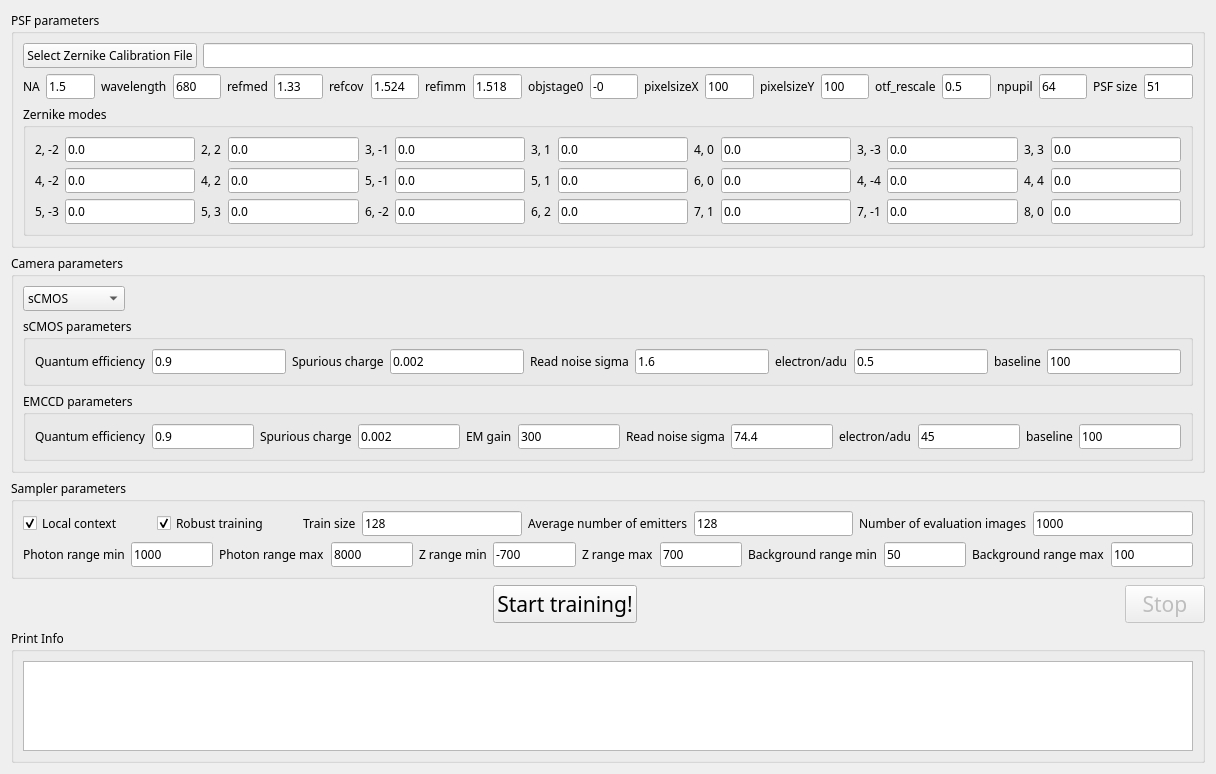
<?xml version="1.0" encoding="UTF-8"?>
<ui version="4.0">
 <class>DeepLoc_learning</class>
 <widget class="QWidget" name="DeepLoc_learning">
  <property name="geometry">
   <rect>
    <x>0</x>
    <y>0</y>
    <width>1216</width>
    <height>774</height>
   </rect>
  </property>
  <property name="windowTitle">
   <string>Form</string>
  </property>
  <layout class="QVBoxLayout" name="verticalLayout_7">
   <item>
    <widget class="QGroupBox" name="PSF_params_gb">
     <property name="font">
      <font>
       <family>Arial Rounded MT Bold</family>
      </font>
     </property>
     <property name="title">
      <string>PSF parameters</string>
     </property>
     <layout class="QVBoxLayout" name="verticalLayout">
      <item>
       <layout class="QHBoxLayout" name="horizontalLayout_9">
        <item>
         <widget class="QPushButton" name="select_calibration_bt">
          <property name="font">
           <font>
            <family>Arial Rounded MT Bold</family>
           </font>
          </property>
          <property name="text">
           <string>Select Zernike Calibration File</string>
          </property>
         </widget>
        </item>
        <item>
         <widget class="QLineEdit" name="model_path_le"/>
        </item>
       </layout>
      </item>
      <item>
       <layout class="QHBoxLayout" name="horizontalLayout_10">
        <item>
         <widget class="QLabel" name="na_l">
          <property name="text">
           <string>NA</string>
          </property>
         </widget>
        </item>
        <item>
         <widget class="QLineEdit" name="na_le">
          <property name="text">
           <string>1.5</string>
          </property>
         </widget>
        </item>
        <item>
         <widget class="QLabel" name="lambda_l">
          <property name="text">
           <string>wavelength</string>
          </property>
         </widget>
        </item>
        <item>
         <widget class="QLineEdit" name="lambda_le">
          <property name="text">
           <string>680</string>
          </property>
         </widget>
        </item>
        <item>
         <widget class="QLabel" name="refmed_l">
          <property name="text">
           <string>refmed</string>
          </property>
         </widget>
        </item>
        <item>
         <widget class="QLineEdit" name="refmed_le">
          <property name="text">
           <string>1.33</string>
          </property>
         </widget>
        </item>
        <item>
         <widget class="QLabel" name="refcov_l">
          <property name="text">
           <string>refcov</string>
          </property>
         </widget>
        </item>
        <item>
         <widget class="QLineEdit" name="refcov_le">
          <property name="text">
           <string>1.524</string>
          </property>
         </widget>
        </item>
        <item>
         <widget class="QLabel" name="refimm_l">
          <property name="text">
           <string>refimm</string>
          </property>
         </widget>
        </item>
        <item>
         <widget class="QLineEdit" name="refimm_le">
          <property name="text">
           <string>1.518</string>
          </property>
         </widget>
        </item>
        <item>
         <widget class="QLabel" name="objstage0_l">
          <property name="text">
           <string>objstage0</string>
          </property>
         </widget>
        </item>
        <item>
         <widget class="QLineEdit" name="objstage0_le">
          <property name="text">
           <string>-0</string>
          </property>
         </widget>
        </item>
        <item>
         <widget class="QLabel" name="pixelsizex_l">
          <property name="text">
           <string>pixelsizeX</string>
          </property>
         </widget>
        </item>
        <item>
         <widget class="QLineEdit" name="pixelsizex_le">
          <property name="text">
           <string>100</string>
          </property>
         </widget>
        </item>
        <item>
         <widget class="QLabel" name="pixelsizey_l">
          <property name="text">
           <string>pixelsizeY</string>
          </property>
         </widget>
        </item>
        <item>
         <widget class="QLineEdit" name="pixelsizey_le">
          <property name="text">
           <string>100</string>
          </property>
         </widget>
        </item>
        <item>
         <widget class="QLabel" name="otfrescale_l">
          <property name="text">
           <string>otf_rescale</string>
          </property>
         </widget>
        </item>
        <item>
         <widget class="QLineEdit" name="otfrescale_le">
          <property name="text">
           <string>0.5</string>
          </property>
         </widget>
        </item>
        <item>
         <widget class="QLabel" name="npupil_l">
          <property name="text">
           <string>npupil</string>
          </property>
         </widget>
        </item>
        <item>
         <widget class="QLineEdit" name="npupil_le">
          <property name="text">
           <string>64</string>
          </property>
         </widget>
        </item>
        <item>
         <widget class="QLabel" name="psfsize_l">
          <property name="text">
           <string>PSF size</string>
          </property>
         </widget>
        </item>
        <item>
         <widget class="QLineEdit" name="psfsize_le">
          <property name="text">
           <string>51</string>
          </property>
         </widget>
        </item>
       </layout>
      </item>
      <item>
       <widget class="QGroupBox" name="zernikemodes_gb">
        <property name="title">
         <string>Zernike modes</string>
        </property>
        <layout class="QHBoxLayout" name="horizontalLayout">
         <item>
          <layout class="QVBoxLayout" name="verticalLayout_2">
           <item>
            <layout class="QHBoxLayout" name="horizontalLayout_2">
             <item>
              <widget class="QLabel" name="zer2m2_l">
               <property name="text">
                <string>2, -2</string>
               </property>
              </widget>
             </item>
             <item>
              <widget class="QLineEdit" name="zer2m2_le">
               <property name="text">
                <string>0.0</string>
               </property>
              </widget>
             </item>
             <item>
              <widget class="QLabel" name="zer22_l">
               <property name="text">
                <string>2, 2</string>
               </property>
              </widget>
             </item>
             <item>
              <widget class="QLineEdit" name="zer22_le">
               <property name="text">
                <string>0.0</string>
               </property>
              </widget>
             </item>
             <item>
              <widget class="QLabel" name="zer3m1_l">
               <property name="text">
                <string>3, -1</string>
               </property>
              </widget>
             </item>
             <item>
              <widget class="QLineEdit" name="zer3m1_le">
               <property name="text">
                <string>0.0</string>
               </property>
              </widget>
             </item>
             <item>
              <widget class="QLabel" name="zer31_l">
               <property name="text">
                <string>3, 1</string>
               </property>
              </widget>
             </item>
             <item>
              <widget class="QLineEdit" name="zer31_le">
               <property name="text">
                <string>0.0</string>
               </property>
              </widget>
             </item>
             <item>
              <widget class="QLabel" name="zer40_l">
               <property name="text">
                <string>4, 0</string>
               </property>
              </widget>
             </item>
             <item>
              <widget class="QLineEdit" name="zer40_le">
               <property name="text">
                <string>0.0</string>
               </property>
              </widget>
             </item>
             <item>
              <widget class="QLabel" name="zer3m3_l">
               <property name="text">
                <string>3, -3</string>
               </property>
              </widget>
             </item>
             <item>
              <widget class="QLineEdit" name="zer3m3_le">
               <property name="text">
                <string>0.0</string>
               </property>
              </widget>
             </item>
             <item>
              <widget class="QLabel" name="zer33_l">
               <property name="text">
                <string>3, 3</string>
               </property>
              </widget>
             </item>
             <item>
              <widget class="QLineEdit" name="zer33_le">
               <property name="text">
                <string>0.0</string>
               </property>
              </widget>
             </item>
            </layout>
           </item>
           <item>
            <layout class="QHBoxLayout" name="horizontalLayout_3">
             <item>
              <widget class="QLabel" name="zer4m2_l">
               <property name="text">
                <string>4, -2</string>
               </property>
              </widget>
             </item>
             <item>
              <widget class="QLineEdit" name="zer4m2_le">
               <property name="text">
                <string>0.0</string>
               </property>
              </widget>
             </item>
             <item>
              <widget class="QLabel" name="zer42_l">
               <property name="text">
                <string>4, 2</string>
               </property>
              </widget>
             </item>
             <item>
              <widget class="QLineEdit" name="zer42_le">
               <property name="text">
                <string>0.0</string>
               </property>
              </widget>
             </item>
             <item>
              <widget class="QLabel" name="zer5m1_l">
               <property name="text">
                <string>5, -1</string>
               </property>
              </widget>
             </item>
             <item>
              <widget class="QLineEdit" name="zer5m1_le">
               <property name="text">
                <string>0.0</string>
               </property>
              </widget>
             </item>
             <item>
              <widget class="QLabel" name="zer51_l">
               <property name="text">
                <string>5, 1</string>
               </property>
              </widget>
             </item>
             <item>
              <widget class="QLineEdit" name="zer51_le">
               <property name="text">
                <string>0.0</string>
               </property>
              </widget>
             </item>
             <item>
              <widget class="QLabel" name="zer60_l">
               <property name="text">
                <string>6, 0</string>
               </property>
              </widget>
             </item>
             <item>
              <widget class="QLineEdit" name="zer60_le">
               <property name="text">
                <string>0.0</string>
               </property>
              </widget>
             </item>
             <item>
              <widget class="QLabel" name="zer4m3_l">
               <property name="text">
                <string>4, -4</string>
               </property>
              </widget>
             </item>
             <item>
              <widget class="QLineEdit" name="zer4m4_le">
               <property name="text">
                <string>0.0</string>
               </property>
              </widget>
             </item>
             <item>
              <widget class="QLabel" name="zer44_l">
               <property name="text">
                <string>4, 4</string>
               </property>
              </widget>
             </item>
             <item>
              <widget class="QLineEdit" name="zer44_le">
               <property name="text">
                <string>0.0</string>
               </property>
              </widget>
             </item>
            </layout>
           </item>
           <item>
            <layout class="QHBoxLayout" name="horizontalLayout_4">
             <item>
              <widget class="QLabel" name="zer5m3_l">
               <property name="text">
                <string>5, -3</string>
               </property>
              </widget>
             </item>
             <item>
              <widget class="QLineEdit" name="zer5m3_le">
               <property name="text">
                <string>0.0</string>
               </property>
              </widget>
             </item>
             <item>
              <widget class="QLabel" name="zer53_l">
               <property name="text">
                <string>5, 3</string>
               </property>
              </widget>
             </item>
             <item>
              <widget class="QLineEdit" name="zer53_le">
               <property name="text">
                <string>0.0</string>
               </property>
              </widget>
             </item>
             <item>
              <widget class="QLabel" name="zer6m2_l">
               <property name="text">
                <string>6, -2</string>
               </property>
              </widget>
             </item>
             <item>
              <widget class="QLineEdit" name="zer6m2_le">
               <property name="text">
                <string>0.0</string>
               </property>
              </widget>
             </item>
             <item>
              <widget class="QLabel" name="zer62_l">
               <property name="text">
                <string>6, 2</string>
               </property>
              </widget>
             </item>
             <item>
              <widget class="QLineEdit" name="zer62_le">
               <property name="text">
                <string>0.0</string>
               </property>
              </widget>
             </item>
             <item>
              <widget class="QLabel" name="zer71_l">
               <property name="text">
                <string>7, 1</string>
               </property>
              </widget>
             </item>
             <item>
              <widget class="QLineEdit" name="zer71_le">
               <property name="text">
                <string>0.0</string>
               </property>
              </widget>
             </item>
             <item>
              <widget class="QLabel" name="zer7m1_l">
               <property name="text">
                <string>7, -1</string>
               </property>
              </widget>
             </item>
             <item>
              <widget class="QLineEdit" name="zer7m1_le">
               <property name="text">
                <string>0.0</string>
               </property>
              </widget>
             </item>
             <item>
              <widget class="QLabel" name="zer80_l">
               <property name="text">
                <string>8, 0</string>
               </property>
              </widget>
             </item>
             <item>
              <widget class="QLineEdit" name="zer80_le">
               <property name="text">
                <string>0.0</string>
               </property>
              </widget>
             </item>
            </layout>
           </item>
          </layout>
         </item>
        </layout>
       </widget>
      </item>
     </layout>
    </widget>
   </item>
   <item>
    <widget class="QGroupBox" name="camera_params_gb">
     <property name="font">
      <font>
       <family>Arial Rounded MT Bold</family>
      </font>
     </property>
     <property name="title">
      <string>Camera parameters</string>
     </property>
     <layout class="QVBoxLayout" name="verticalLayout_3">
      <item>
       <layout class="QHBoxLayout" name="horizontalLayout_6">
        <item>
         <widget class="QComboBox" name="cameratype_cb">
          <item>
           <property name="text">
            <string>sCMOS</string>
           </property>
          </item>
          <item>
           <property name="text">
            <string>EMCCD</string>
           </property>
          </item>
          <item>
           <property name="text">
            <string>Idea Camera</string>
           </property>
          </item>
         </widget>
        </item>
        <item>
         <spacer name="horizontalSpacer_3">
          <property name="orientation">
           <enum>Qt::Horizontal</enum>
          </property>
          <property name="sizeHint" stdset="0">
           <size>
            <width>40</width>
            <height>20</height>
           </size>
          </property>
         </spacer>
        </item>
       </layout>
      </item>
      <item>
       <widget class="QGroupBox" name="scmosparameter_gb">
        <property name="title">
         <string>sCMOS parameters</string>
        </property>
        <layout class="QVBoxLayout" name="verticalLayout_4">
         <item>
          <layout class="QHBoxLayout" name="horizontalLayout_7">
           <item>
            <widget class="QLabel" name="scmosqe_l">
             <property name="text">
              <string>Quantum efficiency</string>
             </property>
            </widget>
           </item>
           <item>
            <widget class="QLineEdit" name="scmosqe_le">
             <property name="text">
              <string>0.9</string>
             </property>
            </widget>
           </item>
           <item>
            <widget class="QLabel" name="scmosspuriouscharge_l">
             <property name="text">
              <string>Spurious charge</string>
             </property>
            </widget>
           </item>
           <item>
            <widget class="QLineEdit" name="scmosspuriouscharge_le">
             <property name="text">
              <string>0.002</string>
             </property>
            </widget>
           </item>
           <item>
            <widget class="QLabel" name="scmosreadnoisesigma_l">
             <property name="text">
              <string>Read noise sigma</string>
             </property>
            </widget>
           </item>
           <item>
            <widget class="QLineEdit" name="scmosreadnoisesigma_le">
             <property name="text">
              <string>1.6</string>
             </property>
            </widget>
           </item>
           <item>
            <widget class="QLabel" name="scmose_per_adu_l">
             <property name="text">
              <string>electron/adu</string>
             </property>
            </widget>
           </item>
           <item>
            <widget class="QLineEdit" name="scmose_per_adu_le">
             <property name="text">
              <string>0.5</string>
             </property>
            </widget>
           </item>
           <item>
            <widget class="QLabel" name="scmosbaseline_l">
             <property name="text">
              <string>baseline</string>
             </property>
            </widget>
           </item>
           <item>
            <widget class="QLineEdit" name="scmosbaseline_le">
             <property name="text">
              <string>100</string>
             </property>
            </widget>
           </item>
          </layout>
         </item>
        </layout>
       </widget>
      </item>
      <item>
       <widget class="QGroupBox" name="emccdparameter_gb">
        <property name="title">
         <string>EMCCD parameters</string>
        </property>
        <layout class="QVBoxLayout" name="verticalLayout_5">
         <item>
          <layout class="QHBoxLayout" name="horizontalLayout_8">
           <item>
            <widget class="QLabel" name="emccdqe_l">
             <property name="text">
              <string>Quantum efficiency</string>
             </property>
            </widget>
           </item>
           <item>
            <widget class="QLineEdit" name="emccdqe_le">
             <property name="text">
              <string>0.9</string>
             </property>
            </widget>
           </item>
           <item>
            <widget class="QLabel" name="emccdspuriouscharge_l">
             <property name="text">
              <string>Spurious charge</string>
             </property>
            </widget>
           </item>
           <item>
            <widget class="QLineEdit" name="emccdspuriouscharge_le">
             <property name="text">
              <string>0.002</string>
             </property>
            </widget>
           </item>
           <item>
            <widget class="QLabel" name="emccdemgain_l">
             <property name="text">
              <string>EM gain</string>
             </property>
            </widget>
           </item>
           <item>
            <widget class="QLineEdit" name="emccdemgain_le">
             <property name="text">
              <string>300</string>
             </property>
            </widget>
           </item>
           <item>
            <widget class="QLabel" name="emccdreadnoisesigma_l">
             <property name="text">
              <string>Read noise sigma</string>
             </property>
            </widget>
           </item>
           <item>
            <widget class="QLineEdit" name="emccdreadnoisesigma_le">
             <property name="text">
              <string>74.4</string>
             </property>
            </widget>
           </item>
           <item>
            <widget class="QLabel" name="emccde_per_adu_l">
             <property name="text">
              <string>electron/adu</string>
             </property>
            </widget>
           </item>
           <item>
            <widget class="QLineEdit" name="emccde_per_adu_le">
             <property name="text">
              <string>45</string>
             </property>
            </widget>
           </item>
           <item>
            <widget class="QLabel" name="emccdbaseline_l">
             <property name="text">
              <string>baseline</string>
             </property>
            </widget>
           </item>
           <item>
            <widget class="QLineEdit" name="emccdbaseline_le">
             <property name="text">
              <string>100</string>
             </property>
            </widget>
           </item>
          </layout>
         </item>
        </layout>
       </widget>
      </item>
     </layout>
    </widget>
   </item>
   <item>
    <widget class="QGroupBox" name="sampler_params_gb">
     <property name="font">
      <font>
       <family>Arial Rounded MT Bold</family>
      </font>
     </property>
     <property name="title">
      <string>Sampler parameters</string>
     </property>
     <layout class="QVBoxLayout" name="verticalLayout_6">
      <item>
       <layout class="QHBoxLayout" name="horizontalLayout_11">
        <item>
         <widget class="QCheckBox" name="local_context_cb">
          <property name="text">
           <string>Local context         </string>
          </property>
          <property name="checked">
           <bool>true</bool>
          </property>
         </widget>
        </item>
        <item>
         <widget class="QCheckBox" name="robust_training_cb">
          <property name="text">
           <string>Robust training         </string>
          </property>
          <property name="checked">
           <bool>true</bool>
          </property>
         </widget>
        </item>
        <item>
         <widget class="QLabel" name="trainsize_l">
          <property name="text">
           <string>Train size</string>
          </property>
         </widget>
        </item>
        <item>
         <widget class="QLineEdit" name="trainsize_le">
          <property name="text">
           <string>128</string>
          </property>
         </widget>
        </item>
        <item>
         <widget class="QLabel" name="num_em_avg_l">
          <property name="text">
           <string>Average number of emitters</string>
          </property>
         </widget>
        </item>
        <item>
         <widget class="QLineEdit" name="num_em_avg_le">
          <property name="text">
           <string>128</string>
          </property>
         </widget>
        </item>
        <item>
         <widget class="QLabel" name="num_eval_images_l">
          <property name="text">
           <string>Number of evaluation images</string>
          </property>
         </widget>
        </item>
        <item>
         <widget class="QLineEdit" name="num_eval_images_l_2">
          <property name="text">
           <string>1000</string>
          </property>
         </widget>
        </item>
       </layout>
      </item>
      <item>
       <layout class="QHBoxLayout" name="horizontalLayout_12">
        <item>
         <widget class="QLabel" name="photonrangemin_l">
          <property name="text">
           <string>Photon range min</string>
          </property>
         </widget>
        </item>
        <item>
         <widget class="QLineEdit" name="photonrangemin_le">
          <property name="text">
           <string>1000</string>
          </property>
         </widget>
        </item>
        <item>
         <widget class="QLabel" name="photonrangemax_l">
          <property name="text">
           <string>Photon range max</string>
          </property>
         </widget>
        </item>
        <item>
         <widget class="QLineEdit" name="photonrangemax_le">
          <property name="text">
           <string>8000</string>
          </property>
         </widget>
        </item>
        <item>
         <widget class="QLabel" name="zrangemin_l">
          <property name="text">
           <string>Z range min</string>
          </property>
         </widget>
        </item>
        <item>
         <widget class="QLineEdit" name="zrangemin_le">
          <property name="text">
           <string>-700</string>
          </property>
         </widget>
        </item>
        <item>
         <widget class="QLabel" name="zrangemax_l">
          <property name="text">
           <string>Z range max</string>
          </property>
         </widget>
        </item>
        <item>
         <widget class="QLineEdit" name="zrangemax_le">
          <property name="text">
           <string>700</string>
          </property>
         </widget>
        </item>
        <item>
         <widget class="QLabel" name="bgrangemin_l">
          <property name="text">
           <string>Background range min</string>
          </property>
         </widget>
        </item>
        <item>
         <widget class="QLineEdit" name="bgrangemin_le">
          <property name="text">
           <string>50</string>
          </property>
         </widget>
        </item>
        <item>
         <widget class="QLabel" name="bgrangemax_l">
          <property name="text">
           <string>Background range max</string>
          </property>
         </widget>
        </item>
        <item>
         <widget class="QLineEdit" name="bgrangemax_le">
          <property name="text">
           <string>100</string>
          </property>
         </widget>
        </item>
       </layout>
      </item>
     </layout>
    </widget>
   </item>
   <item>
    <layout class="QHBoxLayout" name="horizontalLayout_5">
     <item>
      <spacer name="horizontalSpacer">
       <property name="orientation">
        <enum>Qt::Horizontal</enum>
       </property>
       <property name="sizeHint" stdset="0">
        <size>
         <width>338</width>
         <height>20</height>
        </size>
       </property>
      </spacer>
     </item>
     <item>
      <widget class="QPushButton" name="start_train_bt">
       <property name="font">
        <font>
         <family>Arial Rounded MT Bold</family>
         <pointsize>16</pointsize>
        </font>
       </property>
       <property name="styleSheet">
        <string notr="true"/>
       </property>
       <property name="text">
        <string>Start training!</string>
       </property>
      </widget>
     </item>
     <item>
      <spacer name="horizontalSpacer_2">
       <property name="orientation">
        <enum>Qt::Horizontal</enum>
       </property>
       <property name="sizeHint" stdset="0">
        <size>
         <width>338</width>
         <height>20</height>
        </size>
       </property>
      </spacer>
     </item>
     <item>
      <widget class="QPushButton" name="stop_train_bt">
       <property name="enabled">
        <bool>false</bool>
       </property>
       <property name="font">
        <font>
         <family>Arial Rounded MT Bold</family>
         <pointsize>16</pointsize>
        </font>
       </property>
       <property name="text">
        <string>Stop</string>
       </property>
      </widget>
     </item>
    </layout>
   </item>
   <item>
    <widget class="QGroupBox" name="Display_gb">
     <property name="font">
      <font>
       <family>Arial Rounded MT Bold</family>
      </font>
     </property>
     <property name="title">
      <string>Print Info</string>
     </property>
     <layout class="QHBoxLayout" name="horizontalLayout_13">
      <item>
       <widget class="QTextBrowser" name="print_info_tb">
        <property name="font">
         <font>
          <family>Arial</family>
          <pointsize>9</pointsize>
         </font>
        </property>
        <property name="mouseTracking">
         <bool>true</bool>
        </property>
        <property name="acceptDrops">
         <bool>true</bool>
        </property>
       </widget>
      </item>
     </layout>
    </widget>
   </item>
  </layout>
 </widget>
 <resources/>
 <connections/>
</ui>
